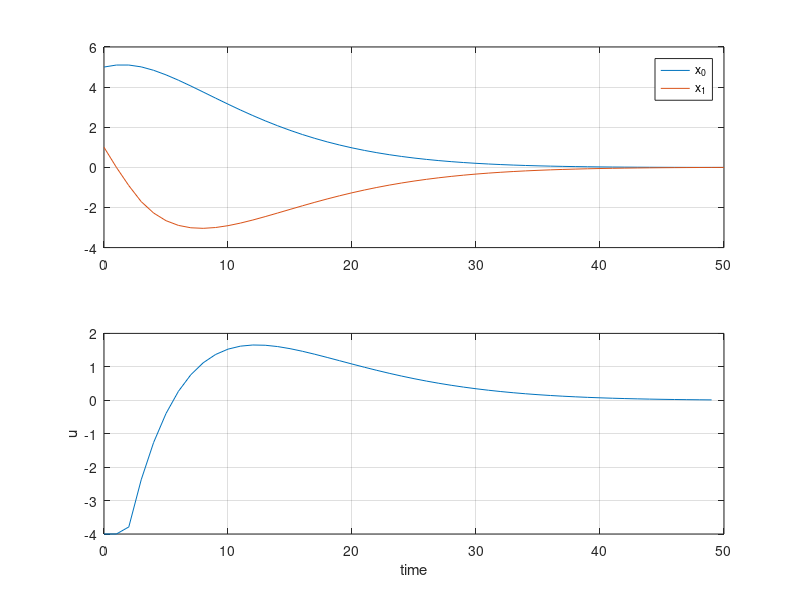

MATLAB code to generate this figure:
k1 = 1;
k2 = 1;
k3 = 1;
T = 0.1;

A_c = [0 1
    -k1 -k2];
B_c = [0 k3]';

A_d = eye(2) + A_c * T;
B_d = B_c * T;

N = 10;
n_x = size(A_d, 2);
n_u = size(B_d, 2);

identity_N = eye(N);
identity_N_min1 = eye(N-1);
Qt = diag([4 4]);
Q = kron(identity_N_min1, Qt);
Rt = 1;
R = kron(identity_N, Rt);
[K, P, e] = dlqr(A_d, B_d, Qt / 2, Rt / 2, []);
G = blkdiag(Q, 2*P, R);

x_lowbound = -Inf(N * n_x, 1);
x_upbound = Inf(N * n_x, 1);
u_lowbound = -4 * ones(N * n_u, 1);
u_upbound = 4 * ones(N * n_u, 1);
lowbound = [x_lowbound; u_lowbound];
upbound = [x_upbound; u_upbound];

Aeq_c1 = eye(N * n_x);
Aeq_c2 = kron(diag(ones(N - 1, 1), -1), -A_d);
Aeq_c3 = kron(identity_N, -B_d);
Aeq = [Aeq_c1 + Aeq_c2, Aeq_c3];

tf = 50;
x = NaN(2, tf + 1);
u = NaN(1, tf + 1);
y = NaN(1, tf + 1);

x0 = [5, 1]';

x(:, 1) = x0;

beq = [zeros(n_x, 1); zeros((N - 1) * n_x, 1)];

for t = 1:tf

    beq(1:n_x) = A_d * x(:, t);
    opt_traj = quadprog(G, [], [], [], Aeq, beq, lowbound, upbound);

    u_opt = opt_traj(N * n_x + 1:N * n_x + N * n_u);
    u(t) = u_opt(1);

    x(:, t + 1) = A_d * x(:, t) + B_d * u(t);


end

t_arr = 0:tf;

subplot(2, 1, 1);
plot(t_arr, x);
hold on;
legend('x_0', 'x_1');
grid('on');
subplot(2, 1, 2);
plot(t_arr, u);
grid('on');
xlabel('time');
ylabel('u');
